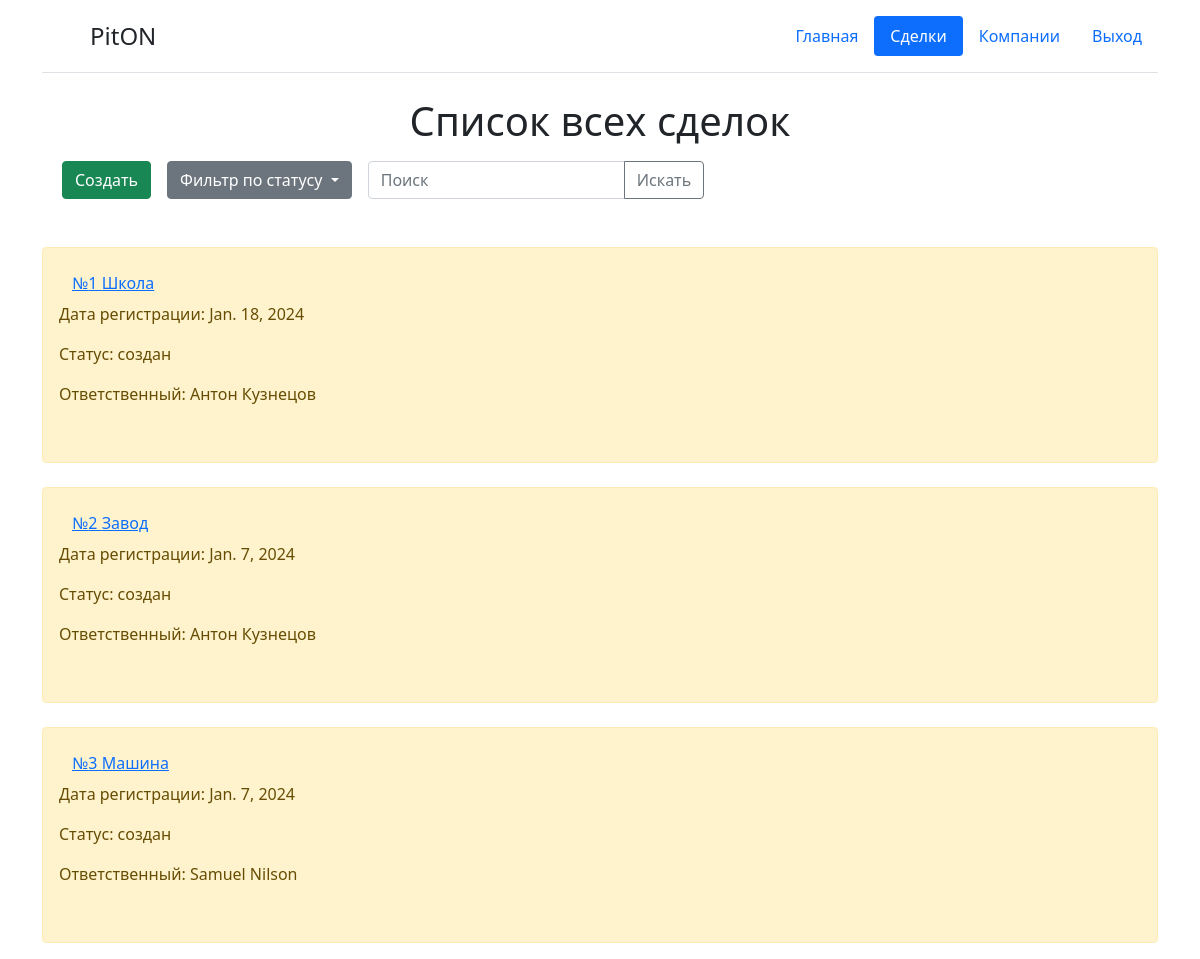
Page /transactionList (signed in) on the earlier database version.
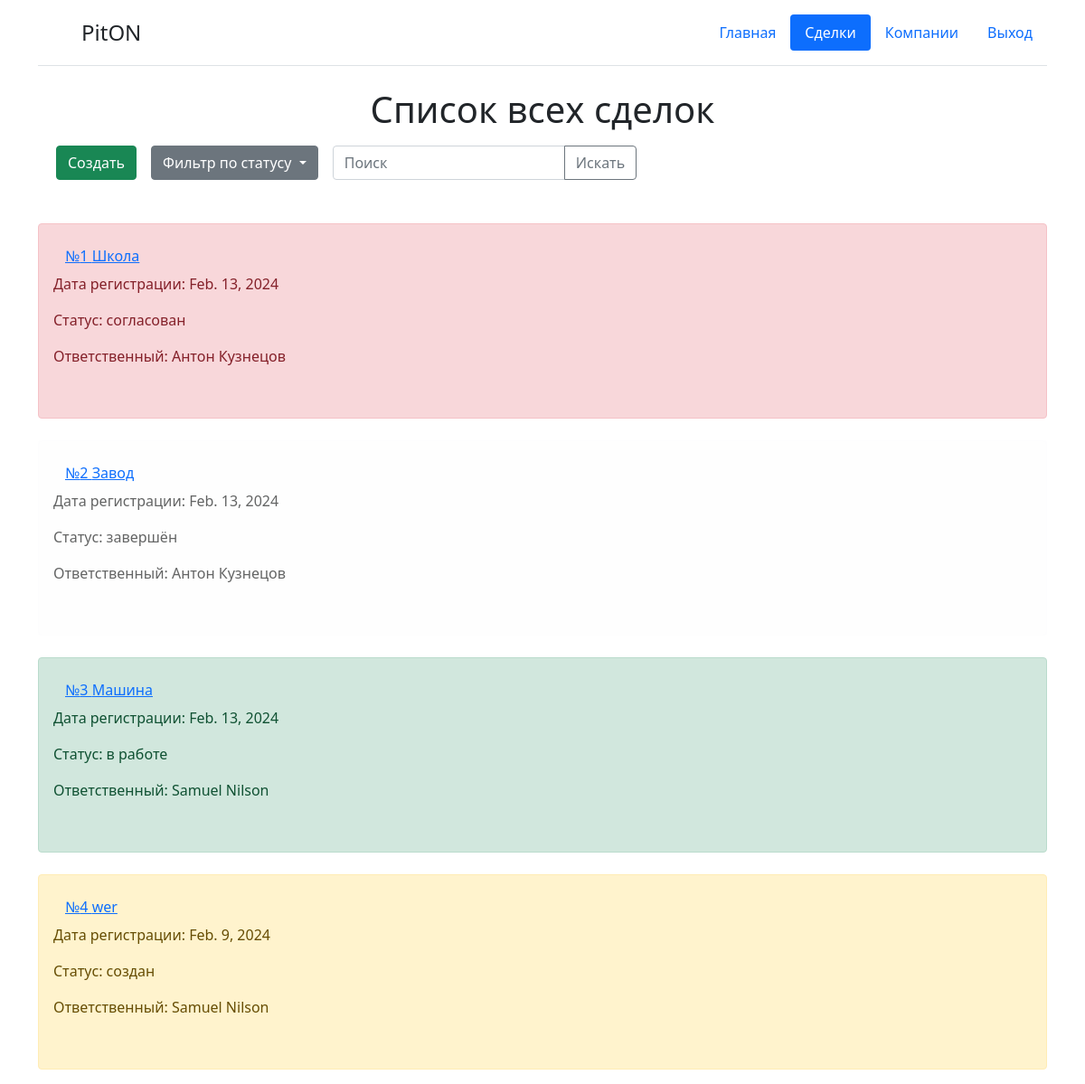
Same page on the later database version.
### reg/models.py (models this page shows, shortened)
class regModel(models.Model):
    STATUS = (
        ('1', 'создан'),
        ('2', 'согласован'),
        ('3', 'в работе'),
        ('4', 'завершён')
    )   # Статус может быть создан до 5 пунктов
    Numbers = models.CharField('Номер', max_length=10)
    Name = models.CharField('Наименование', max_length=100)
    Date_born = models.DateField('Дата создания', auto_now=True)
    Responsible = models.CharField('Ответственный', max_length=100)
    Status = models.CharField('Статус', max_length=30, default='1', choices=STATUS)
    Customer_company = models.ForeignKey(companyModel,
                                         on_delete=models.CASCADE,
                                         to_field='Name',
                                         related_name='customer_company',
                                         blank=True,  # Делаем поле необязательным
                                         null=True  # Добавляем null=True для обозначения пустого значения в базе данных
                                         )
    Seller_company = models.ForeignKey(companyModel,
                                       on_delete=models.CASCADE,
                                       to_field='Full_Name_Company',
                                       related_name='seller_company',
                                       blank=True,  # Делаем поле необязательным
                                       null=True  # Добавляем null=True для обозначения пустого значения в базе данных
                                       )
    Adres_obj = models.TextField('Адрес объекта')
    class Meta:
        verbose_name = 'Таблица регистрации'

### reg/views.py (the view, shortened to what this page needs)
# urls.py: path('transactionList', views.transactionList, name='transactionList'),   # Список сделок
def transactionList(request):
    error = ''
    if request.user.has_perm('reg.delete_regmodel'):
        dateReg = regModel.objects.all()
        title = 'Список всех сделок'
        add = True
    elif request.user.has_perm('reg.add_regmodel'):
        dateReg = regModel.objects.filter(Responsible=request.user.get_full_name())
        title = 'Список Ваших сделок'
        add = True
    elif request.user.has_perm('reg.view_regmodel'):
        dateReg = regModel.objects.filter(Status='3')
        title = 'Список согласованных сделок'
        add = False
    else:
        raise PermissionDenied
    if request.method == 'GET':
        if 'q' in request.GET:
            search_term = request.GET['q']
            print(search_term, dateReg)
            dateReg = dateReg.filter(
                Q(Numbers__iregex=search_term) |
                Q(Name__iregex=search_term) |
                Q(Responsible__iregex=search_term) |
                Q(Status__iregex=search_term)
            )
        elif 'sortirovka' in request.GET:
            selected_sorting = request.GET['sortirovka']
            if selected_sorting in ['всё']:
                if request.user.has_perm('reg.delete_regmodel'):
                    dateReg = dateReg.all()
                elif request.user.has_perm('reg.add_regmodel'):
                    dateReg = dateReg.filter(Responsible=request.user.get_full_name())
                elif not request.user.has_perm('reg.add_regmodel'):
                    dateReg = dateReg.filter(Status__in=['3', '4'])
                else:
                    raise PermissionDenied
            else:
                dateReg = dateReg.filter(Status=selected_sorting)
    form = transactionListForm()
    content = {
        'status_html': regModel.STATUS,     # статус для формы HTML
        'add': add,                     # статус пользователя для определения его прав на просмотр и изменения
        'title': title,                 # заголовок списка
        'data_cards': dateReg,          # данные для отображения в карточках
        'form': form,                   # данные для отображения в карточках
        'error': error,                 #
        'title2': 'Регистрация нового проекта',  # заголовок страницы
        'name_str': 'transactionList'  # заголовок страницы
    }
    return render(request, 'reg/list.html', content)

### reg/forms.py
class transactionListForm(ModelForm):
    class Meta:
        model = regModel
        fields = ['Name', 'Adres_obj']
        widgets = {
            'Name': TextInput(attrs={
                'class': 'form-control',
                'placeholder': 'Введите наименование проекта'
                }),
            'Adres_obj': TextInput(attrs={
                'class': 'form-control',
                'placeholder': 'Введите адрес объекта (Страна, Город, Улица, №Дома)'
                })
                }

### templates/reg/list.html (shortened to what this page needs)
{% extends 'reg/base.html' %}
{% block content %}
    <div class="container" xmlns="http://www.w3.org/1999/html" xmlns="http://www.w3.org/1999/html">
        <div class="d-flex justify-content-center"><h1> {{ title }}</h1></div>
        <div class="row gy-2">
            <div class="d-flex flex-row mb-3">
                <div class="p-2">
                    <div class="input-group mb-3">
                        <div class="input-group-prepend">
                        {% if add == True %}
                            <button type="button" class="btn btn-success" data-bs-toggle="modal" data-bs-target="#exampleModal">
                            Создать
                            </button>
                        {% endif %}
                        </div>
                    </div>
                </div>
                <div class="p-2">
                    {% if add == True %}
                    <div class="dropdown">
                        <a class="btn btn-secondary dropdown-toggle" role="button" id="dropdownMenuLink" data-bs-toggle="dropdown" aria-expanded="false">
                            Фильтр по статусу
                        </a>
                    </div>
                    {% endif %}
                </div>
                <div class="p-2">
                    <form action="{% url name_str %}" method="get">
                        <div class="input-group mb-3">
                          <input name="q" type="text" class="form-control" placeholder="Поиск" aria-describedby="button-addon2">
                          <button class="btn btn-outline-secondary" type="submit" id="button-addon2">Искать</button>
                        </div>
                    </form>
                </div>
            </div>
            {% for el in data_cards %}
            <div
                {% if el.Status == '1' %}
                class="alert alert-warning" role="alert"
                {% elif el.Status == '2' %}
                class="alert alert-danger" role="alert"
                {% elif el.Status == '3' %}
                class="alert alert-success" role="alert"
                {% else %}
                class="alert alert-light" role="alert"
                {% endif %}>
                <form method="post">
                    <button type="submit" class="btn btn-link" name="card" value="{{ el.id }}">
                        №{{ el.Numbers }} {{ el.Name }}
                    </button>
                </form>
                <p>Дата регистрации: {{ el.Date_born }}</p>
                <p>Статус:   {{ el.get_Status_display }}</p>
                <p>Ответственный: {{ el.Responsible }}</p><br>
            </div>
            {% endfor %}
        </div>
    </div>
{% endblock %}

### templates/reg/base.html (shortened to what this page needs)
<!DOCTYPE html>
<html lang="ru">
<head>
    <link rel="stylesheet" href="https://cdn.jsdelivr.net/npm/bootstrap@5.1.3/dist/css/bootstrap.min.css">
</head>
{% if request.user.is_active %}
<body>
    <div class="container">
    <header class="d-flex flex-wrap justify-content-center py-3 mb-4 border-bottom">
        <a href="/" class="d-flex align-items-center mb-3 mb-md-0 me-md-auto text-dark text-decoration-none">
            <svg class="bi me-2" width="40" height="32"><use xlink:href="#bootstrap"></use></svg>
            <span class="fs-4">PitON</span>
        </a>
        <ul class="nav nav-pills">
            <li class="nav-item"><a href="{% url 'home' %}"
                                    {% if 'home' in request.path %}
                                    class="nav-link active"
                                    {% else %}
                                    class="nav-link"
                                    {% endif %}
                                    aria-current="page">Главная</a></li>
            <li class="nav-item"><a href="{% url 'transactionList' %}"
                                    {% if 'transactionList' in request.path %}
                                    class="nav-link active"
                                    {% else %}
                                    class="nav-link"
                                    {% endif %}>Сделки</a></li>
            <li class="nav-item"><a href="{% url 'companyList' %}"
                                {% if 'companyList' in request.path %}
                                class="nav-link active"
                                {% else %}
                                class="nav-link"
                                {% endif %}>Компании</a></li>
            <li class="nav-item">
                <a href="#" class="nav-link" onclick="event.preventDefault(); document.getElementById('logout-form').submit();">Выход</a>
            </li>
        </ul>
    </header>
    </div>
        <div class="container">
            {% block content %}{% endblock %}
        </div>
</body>
{% endif %}
</html>

Differences in the rows shown:
changed regModel "Школа": Date_born "Jan. 18, 2024" → "Feb. 13, 2024"; Status "создан" → "согласован"
changed regModel "Завод": Date_born "Jan. 7, 2024" → "Feb. 13, 2024"; Status "создан" → "завершён"
changed regModel "Машина": Date_born "Jan. 7, 2024" → "Feb. 13, 2024"; Status "создан" → "в работе"
added regModel: Numbers "4", Name "wer", Date_born "Feb. 9, 2024", Status "создан", Responsible "Samuel Nilson"
